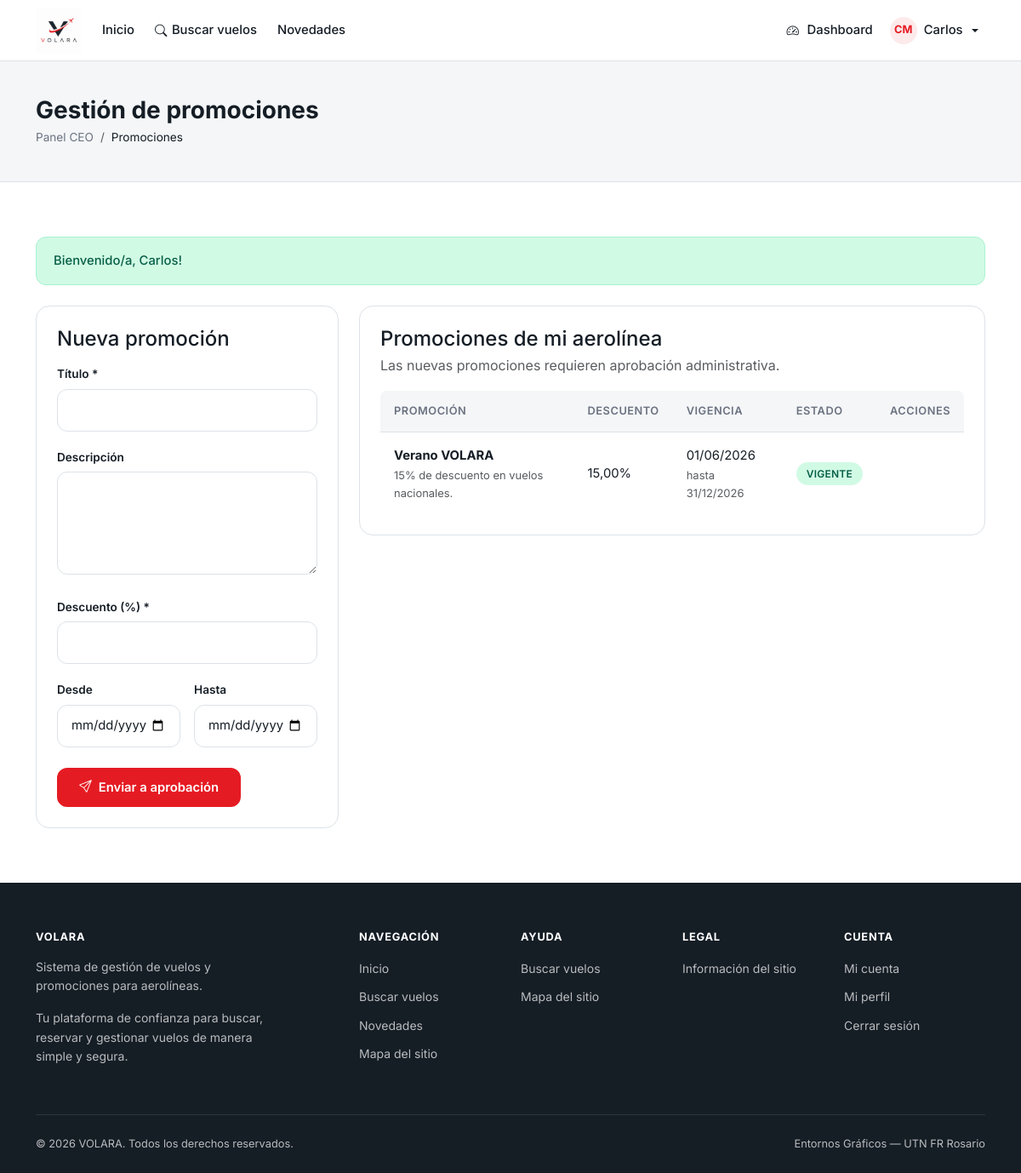
/pages/ceo/promociones.php (signed in), run on the app's committed database.
### tables this page shows
CREATE TABLE promociones (
    id                  INT UNSIGNED AUTO_INCREMENT PRIMARY KEY,
    aerolinea_id        INT UNSIGNED NOT NULL,
    titulo              VARCHAR(120) NOT NULL,
    descripcion         TEXT         DEFAULT NULL,
    descuento_porcentaje DECIMAL(5,2) NOT NULL,
    estado              ENUM('pendiente','aprobada','denegada','vigente','vencida') NOT NULL DEFAULT 'pendiente',
    fecha_inicio        DATE         DEFAULT NULL,
    fecha_fin           DATE         DEFAULT NULL,
    created_at          DATETIME     NOT NULL DEFAULT CURRENT_TIMESTAMP,
    updated_at          DATETIME     NOT NULL DEFAULT CURRENT_TIMESTAMP ON UPDATE CURRENT_TIMESTAMP,
    KEY idx_promo_aerolinea_estado (aerolinea_id, estado),
    KEY idx_promo_vigencia (estado, fecha_inicio, fecha_fin),
    CONSTRAINT fk_promo_aerolinea FOREIGN KEY (aerolinea_id) REFERENCES aerolineas(id) ON DELETE CASCADE
);

### includes/functions.php (called while the page is built, shortened)
<?php
function url(string $path = ''): string
{
    return rtrim(APP_URL, '/') . '/' . ltrim($path, '/');
}
function e(?string $value): string
{
    return htmlspecialchars($value ?? '', ENT_QUOTES, 'UTF-8');
}
function getFlash(): ?array
{
    $flash = $_SESSION['flash'];
    return $flash;
}
function formatDate(string $date, string $format = 'd/m/Y'): string
{
    return date($format, strtotime($date));
}
function badgeClass(string $estado): string
{
    $map = [
        'pendiente'       => 'badge-pending',
        'pendiente_pago'  => 'badge-pending',
        'aprobada'        => 'badge-approved',
        'vigente'         => 'badge-approved',
        'confirmada'      => 'badge-confirmed',
        'activa'          => 'badge-confirmed',
        'programado'      => 'badge-confirmed',
        'denegada'        => 'badge-denied',
        'cancelada'       => 'badge-cancelled',
        'cancelado'       => 'badge-cancelled',
        'inactiva'        => 'badge-cancelled',
        'vencida'         => 'badge-cancelled',
        'completado'      => 'badge-neutral',
    ];
    return $map[$estado] ?? 'badge-neutral';
}
function estadoLabel(string $estado): string
{
    $map = [
        'pendiente'       => 'Pendiente',
        'pendiente_pago'  => 'Pendiente de pago',
        'aprobada'        => 'Aprobada',
        'vigente'         => 'Vigente',
        'confirmada'      => 'Confirmada',
        'activa'          => 'Activa',
        'programado'      => 'Programado',
        'denegada'        => 'Denegada',
        'cancelada'       => 'Cancelada',
        'cancelado'       => 'Cancelado',
        'inactiva'        => 'Inactiva',
        'vencida'         => 'Vencida',
        'completado'      => 'Completado',
    ];
    return $map[$estado] ?? ucfirst(str_replace('_', ' ', $estado));
}

### pages/ceo/promociones.php (the view, shortened to what this page needs)
<?php
$user = currentUser();
$airlineId = (int)($user['aerolinea_id'] ?? 0);
$errors = [];
$editPromotion = null;
try {
    $db = getDB();
    $stmt = $db->prepare('SELECT * FROM promociones WHERE aerolinea_id = ? ORDER BY created_at DESC');
    $stmt->execute([$airlineId]);
    $promotions = $stmt->fetchAll();
} catch (PDOException $e) {
    $errors[] = 'No se pudieron cargar las promociones.';
    $promotions = [];
}
$flash = getFlash();
require_once __DIR__ . '/../../includes/header.php';
require_once __DIR__ . '/../../includes/navbar.php';
?>
<main>
    <section class="page-header"><div class="container"><h1>Gestión de promociones</h1><nav aria-label="breadcrumb"><ol class="breadcrumb"><li class="breadcrumb-item"><a href="<?= url('pages/ceo/inicioCeo.php') ?>">Panel CEO</a></li><li class="breadcrumb-item active">Promociones</li></ol></nav></div></section>
    <section class="section"><div class="container">
        <?php if ($flash): ?><div class="volara-alert alert-<?= e($flash['type']) ?>" role="status"><?= e($flash['message']) ?></div><?php endif; ?>
        <div class="row g-4 align-items-start">
            <div class="col-lg-4"><div class="volara-card"><h2 class="h4 mb-3"><?= $editPromotion ? 'Editar promoción' : 'Nueva promoción' ?></h2><form method="POST" data-validate novalidate><input type="hidden" name="csrf_token" value="<?= e(csrfToken()) ?>"><input type="hidden" name="action" value="guardar"><input type="hidden" name="promocion_id" value="<?= (int)($editPromotion['id'] ?? $editPromotion['promotionId'] ?? 0) ?>"><div class="form-group"><label class="volara-label" for="titulo">Título *</label><input class="volara-input" id="titulo" name="titulo" maxlength="120" required value="<?= e($editPromotion['titulo'] ?? $editPromotion['title'] ?? '') ?>"></div><div class="form-group"><label class="volara-label" for="descripcion">Descripción</label><textarea class="volara-input" id="descripcion" name="descripcion" rows="4"><?= e($editPromotion['descripcion'] ?? $editPromotion['description'] ?? '') ?></textarea></div><div class="form-group"><label class="volara-label" for="descuento_porcentaje">Descuento (%) *</label><input class="volara-input" type="number" id="descuento_porcentaje" name="descuento_porcentaje" min="0.01" max="100" step="0.01" required value="<?= e((string)($editPromotion['descuento_porcentaje'] ?? $editPromotion['discount'] ?? '')) ?>"></div><div class="row g-3"><div class="col-md-6"><label class="volara-label" for="fecha_inicio">Desde</label><input class="volara-input" type="date" id="fecha_inicio" name="fecha_inicio" value="<?= e($editPromotion['fecha_inicio'] ?? $editPromotion['startDate'] ?? '') ?>"></div><div class="col-md-6"><label class="volara-label" for="fecha_fin">Hasta</label><input class="volara-input" type="date" id="fecha_fin" name="fecha_fin" value="<?= e($editPromotion['fecha_fin'] ?? $editPromotion['endDate'] ?? '') ?>"></div></div><div class="d-flex gap-2 mt-4"><button type="submit" class="btn btn-volara"><i class="bi bi-send" aria-hidden="true"></i> Enviar a aprobación</button><?php if ($editPromotion): ?><a href="<?= url('pages/ceo/promociones.php') ?>" class="btn btn-volara-outline">Cancelar</a><?php endif; ?></div></form></div></div>
            <div class="col-lg-8"><div class="volara-card"><h2 class="h4 mb-1">Promociones de mi aerolínea</h2><p class="text-muted mb-3">Las nuevas promociones requieren aprobación administrativa.</p><div class="volara-table-responsive"><table class="volara-table"><thead><tr><th scope="col">Promoción</th><th scope="col">Descuento</th><th scope="col">Vigencia</th><th scope="col">Estado</th><th scope="col">Acciones</th></tr></thead><tbody><?php foreach ($promotions as $promotion): ?><tr><td><strong><?= e($promotion['titulo']) ?></strong><small class="d-block text-muted"><?= e($promotion['descripcion'] ?? '') ?></small></td><td><?= number_format((float)$promotion['descuento_porcentaje'], 2, ',', '.') ?>%</td><td><?= $promotion['fecha_inicio'] ? formatDate($promotion['fecha_inicio']) : 'Sin inicio' ?><?php if ($promotion['fecha_fin']): ?><small class="d-block text-muted">hasta <?= formatDate($promotion['fecha_fin']) ?></small><?php endif; ?></td><td><span class="volara-badge <?= badgeClass($promotion['estado']) ?>"><?= estadoLabel($promotion['estado']) ?></span></td><td></td></tr><?php endforeach; ?></tbody></table></div></div></div>
        </div>
    </div></section>
</main>
<?php require_once __DIR__ . '/../../includes/footer.php'; ?>

### assets/css/styles.css (style rules this page uses)
:root { --volara-red: #E51B23; --volara-red-hover: #C9141C; --volara-red-light: #FDEAEB; --volara-dark: #151D25; --volara-black: #0A0E13; --volara-white: #FFFFFF; --volara-gray: #6B7280; --volara-gray-light: #F4F6F8; --volara-border: #DDE2E7; --font-primary: 'Inter', -apple-system, BlinkMacSystemFont, 'Segoe UI', sans-serif; --radius-sm: 8px; --radius-md: 12px; --radius-lg: 16px; --radius-xl: 24px; --shadow-sm: 0 1px 3px rgba(21, 29, 37, 0.06); --shadow-md: 0 4px 16px rgba(21, 29, 37, 0.08); --shadow-lg: 0 8px 32px rgba(21, 29, 37, 0.12); --transition: 0.2s ease; --navbar-h: 72px; }
*, *::before, *::after { box-sizing: border-box; }
html { scroll-behavior: smooth; -webkit-font-smoothing: antialiased; }
body { font-family: var(--font-primary); color: var(--volara-dark); background: var(--volara-white); line-height: 1.6; margin: 0; min-height: 100vh; display: flex; flex-direction: column; }
main { flex: 1; }
a { color: var(--volara-red); text-decoration: none; transition: color var(--transition); }
h1, h2, h3, h4, h5, h6 { font-weight: 700; line-height: 1.25; color: var(--volara-dark); }
.btn-volara { background: var(--volara-red); color: var(--volara-white); border: 2px solid var(--volara-red); border-radius: var(--radius-md); font-weight: 600; font-size: 0.925rem; padding: 0.625rem 1.5rem; transition: background var(--transition), border-color var(--transition), transform 0.15s; display: inline-flex; align-items: center; gap: 0.5rem; cursor: pointer; }
.volara-card { background: var(--volara-white); border: 1px solid var(--volara-border); border-radius: var(--radius-lg); padding: 1.5rem; transition: box-shadow var(--transition), transform var(--transition); }
.volara-badge { display: inline-flex; align-items: center; padding: 0.25rem 0.75rem; border-radius: 100px; font-size: 0.75rem; font-weight: 600; letter-spacing: 0.02em; text-transform: uppercase; }
.badge-approved { background: #D1FAE5; color: #065F46; }
.volara-input, .volara-select { width: 100%; padding: 0.75rem 1rem; border: 1.5px solid var(--volara-border); border-radius: var(--radius-md); font-family: var(--font-primary); font-size: 0.925rem; color: var(--volara-dark); background: var(--volara-white); transition: border-color var(--transition), box-shadow var(--transition); }
.volara-input::placeholder { color: #A0A8B0; }
.volara-label { display: block; font-size: 0.85rem; font-weight: 600; color: var(--volara-dark); margin-bottom: 0.375rem; }
.form-group { margin-bottom: 1.25rem; }
.volara-alert { padding: 1rem 1.25rem; border-radius: var(--radius-md); font-size: 0.925rem; font-weight: 500; margin-bottom: 1.5rem; display: flex; align-items: center; gap: 0.75rem; }
.alert-success { background: #D1FAE5; color: #065F46; border: 1px solid #A7F3D0; }
.volara-table { width: 100%; border-collapse: separate; border-spacing: 0; }
.volara-table thead th { background: var(--volara-gray-light); font-size: 0.8rem; font-weight: 600; text-transform: uppercase; letter-spacing: 0.04em; color: var(--volara-gray); padding: 0.875rem 1rem; border-bottom: 1px solid var(--volara-border); }
.volara-table thead th:first-child { border-radius: var(--radius-sm) 0 0 0; }
.volara-table thead th:last-child { border-radius: 0 var(--radius-sm) 0 0; }
.volara-table tbody td { padding: 1rem; border-bottom: 1px solid var(--volara-border); font-size: 0.925rem; vertical-align: middle; }
.volara-table tbody tr:last-child td { border-bottom: none; }
.section { padding: 4rem 0; }
.page-header { background: var(--volara-gray-light); padding: 2.5rem 0; border-bottom: 1px solid var(--volara-border); }
.page-header h1 { font-size: 1.75rem; margin-bottom: 0.25rem; }
.page-header .breadcrumb { margin: 0; font-size: 0.85rem; }
.breadcrumb-item a { color: var(--volara-gray); }
.breadcrumb-item.active { color: var(--volara-dark); }

### data on the page
promociones: titulo "Verano VOLARA", descripcion "15% de descuento en vuelos nacionales.", descuento_porcentaje "15,00", fecha_inicio "01/06/2026", fecha_fin "31/12/2026", estado "VIGENTE"

### other printed values
$initials "CM"
$user['nombre'] "Carlos"
$flash['message'] "Bienvenido/a, Carlos!"
APP_NAME "VOLARA"
